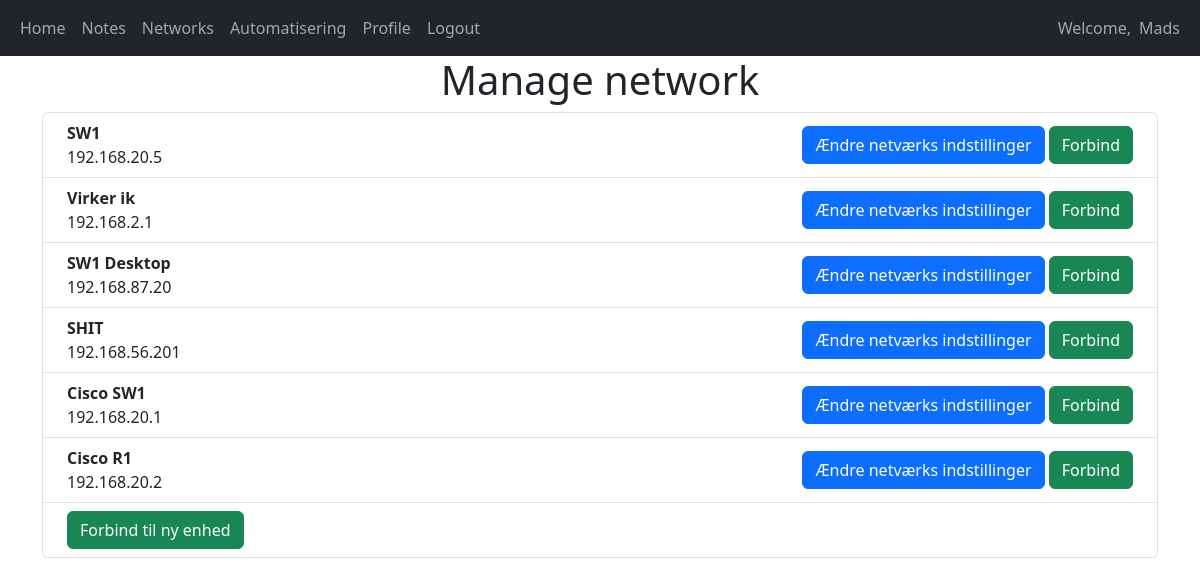
Screenshot of /networks (signed in) with the database file from the repository.
### website/models.py (models this page shows)
class User(db.Model, UserMixin):
    id = db.Column(db.Integer, primary_key=True)
    username = db.Column(db.String(150), unique=True)
    password = db.Column(db.String(150))
    notes = db.relationship('Note')
    networks = db.relationship('Networks')
    routers = db.relationship('Routers')

class Networks(db.Model):
    id = db.Column(db.Integer, primary_key=True)
    network_id = db.Column(db.Integer)
    network_name = db.Column(db.String(100))
    host = db.Column(db.String(100))
    username = db.Column(db.String(100))
    password = db.Column(db.String(100))
    user_id = db.Column(db.Integer, db.ForeignKey('user.id'))
    routers = db.relationship('Routers')

### website/views.py (the view, shortened to what this page needs)
@views.route('/networks', methods=['GET', 'POST'])
@login_required
def networks():
    return render_template('networks.html', user=current_user)

### website/__init__.py (called while the page is built)
def create_app():
    app = Flask(__name__)
    app.config['SECRET_KEY'] = 'secretkey'
    app.config['SQLALCHEMY_DATABASE_URI'] = f'sqlite:///{DB_NAME}'
    db.init_app(app)
    app.config["SESSION_PERMANENT"] = False
    app.config["SESSION_TYPE"] = "filesystem"
    Session(app)
    from .views import views
    from .auth import auth
    from .network_managing import network
    app.register_blueprint(views, url_prefix='/')
    app.register_blueprint(auth, url_prefix='/')
    app.register_blueprint(network, url_prefix='/networks')
    from .models import User, Note, Networks
    with app.app_context():
        db.create_all()
    login_manager = LoginManager()
    login_manager.login_view = 'auth.login'
    login_manager.init_app(app)
    @login_manager.user_loader
    def load_user(id):
        return User.query.get(int(id))
    return app

### website/templates/networks.html (shortened to what this page needs)
{% extends "base.html" %}
{% block content %}
<h1 align="center">Manage network</h1>
<ul class="list-group" id="networks">
    {% for networks in user.networks %}
    <li class="list-group-item d-flex justify-content-between align-items-center">
        <div class="ms-2 me-auto">
            <div class="fw-bold">{{ networks.network_name }}</div>
            {{ networks.host }}
        </div>
        <form action="" method="POST" class="pe-2">
            <button type="submit" class="btn btn-primary align-center" name="change_button"
                value="{{ networks.network_id}}">Ændre netværks indstillinger</button>
            <button type="submit" class="btn btn-success align-center" name="connect_button"
                value="{{ networks.network_id}}">Forbind</button>
        </form>
    </li>
    {% endfor %}
    <li class="list-group-item d-flex justify-content-between align-items-center">
        <form action="" method="POST">
            <div class="ms-2 me-auto">
                <button type="submit" class="btn btn-success align-center" name="create_network_button"
                    value="create_network_button">Forbind til ny enhed</button>
            </div>
        </form>
    </li>
</ul>
{% endblock %}

### website/templates/base.html (shortened to what this page needs)
<!DOCTYPE html>
<html>
    <head>
        <link href="https://cdn.jsdelivr.net/npm/bootstrap@5.3.3/dist/css/bootstrap.min.css" rel="stylesheet">
        <link rel="stylesheet" href="https://cdnjs.cloudflare.com/ajax/libs/font-awesome/4.7.0/css/font-awesome.min.css">
        <link rel="stylesheet" href="{{ url_for('static', filename='styles.css') }}">
    </head>
    <body>
        <nav class="navbar navbar-expand-lg navbar-dark bg-dark">
            <div class="container-fluid">
                <div class="collapse navbar-collapse" id="navbar">
                    <div class="navbar-nav">
                        {% if user.is_authenticated %}
                        <a href="{{ url_for('views.home') }}" class="nav-item nav-link" id="home">Home</a>
                        <a href="{{ url_for('views.notes') }}" class="nav-item nav-link" id="notes">Notes</a>
                        <a href="{{ url_for('views.networks') }}" class="nav-item nav-link" id="networks">Networks</a>
                        <a href="{{ url_for('views.home') }}" class="nav-item nav-link" id="home">Automatisering</a>
                        <a href="{{ url_for('views.home') }}" class="nav-item nav-link" id="home">Profile</a>
                        <a href="{{ url_for('auth.logout') }}" class="nav-item nav-link" id="logout">Logout</a>
                        {% else %}
                        <a href="{{ url_for('auth.login') }}" class="nav-item nav-link" id="login">Login</a>
                        <a href="{{ url_for('auth.register') }}" class="nav-item nav-link" id="register">Register</a>
                        {% endif %}
                    </div>
                </div>
            </div>
            <div>
                <div class="container-fluid">
                    <div class="collapse navbar-collapse" id="navbar">
                        <div class="navbar-nav">
                            {% if user.is_authenticated %}
                            <a class="nav-link welcome" aria-disabled="true">Welcome,</a>
                                <a href="{{ url_for('views.home') }}" class="nav-item nav-link ps-0" id="name">{{ user.username }}</a>
                            {% endif %}
                        </div>
                    </div>
                </div>
            </div>
        </nav>
        <div class="container">
            {% block content %}
            {% endblock %}
        </div>
    </body>
</html>

### website/static/styles.css (style rules this page uses)
.nav-link { color: rgb(165, 165, 165); }

### rows the page displays
User: username "Mads"
Networks: network_name "SW1", host "192.168.20.5", {{ networks.network_id }} 1 (drawn)
Networks: network_name "Virker ik", host "192.168.2.1", {{ networks.network_id }} 2 (drawn)
Networks: network_name "SW1 Desktop", host "192.168.87.20", {{ networks.network_id }} 3 (drawn)
Networks: network_name "SHIT", host "192.168.56.201", {{ networks.network_id }} 4 (drawn)
Networks: network_name "Cisco SW1", host "192.168.20.1", {{ networks.network_id }} 5 (drawn)
Networks: network_name "Cisco R1", host "192.168.20.2", {{ networks.network_id }} 6 (drawn)
